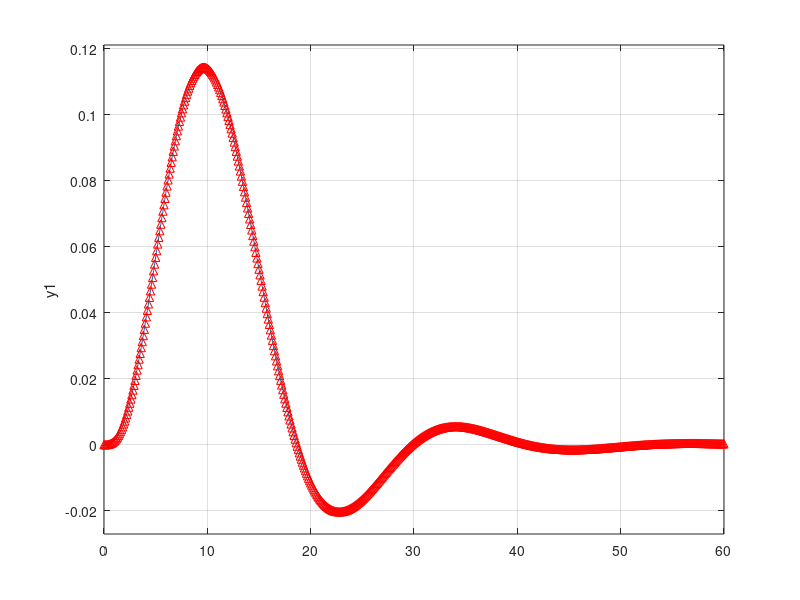

MATLAB code to generate this figure: (Note: this script raises an error after producing the figure.)
%%

[b,a] = butter(4,0.3,'s'); 
[bz,az] = impinvar(b,a,10);
sys = tf(b,a)
impulse(sys);
hold on;
impz(10*bz,az,[],10);


%%

%            b*z
% G = -----------------
%     z^2 + c_1*z + c_0

l = 0.65;
Ts = 60.97;
rho = 1140;
A = 0.5188*10^-6;
m = 1:10;

T = 44100;

H = [];

for i = m;
	sigma = 0;
	omega = i*(pi/l)*sqrt(Ts/(rho*A));
	
	b = T*sin(omega*T)/(omega*T);
	c1 = -2*exp(sigma*T)*cos(omega*T);
	c0 = exp(2*sigma*T);
	
	num = [0 b 0];
	den = [1 c1 c0];
	
	H = [H tf(num, den, 0.1)]
end
%sound(impulse(H,2),T);